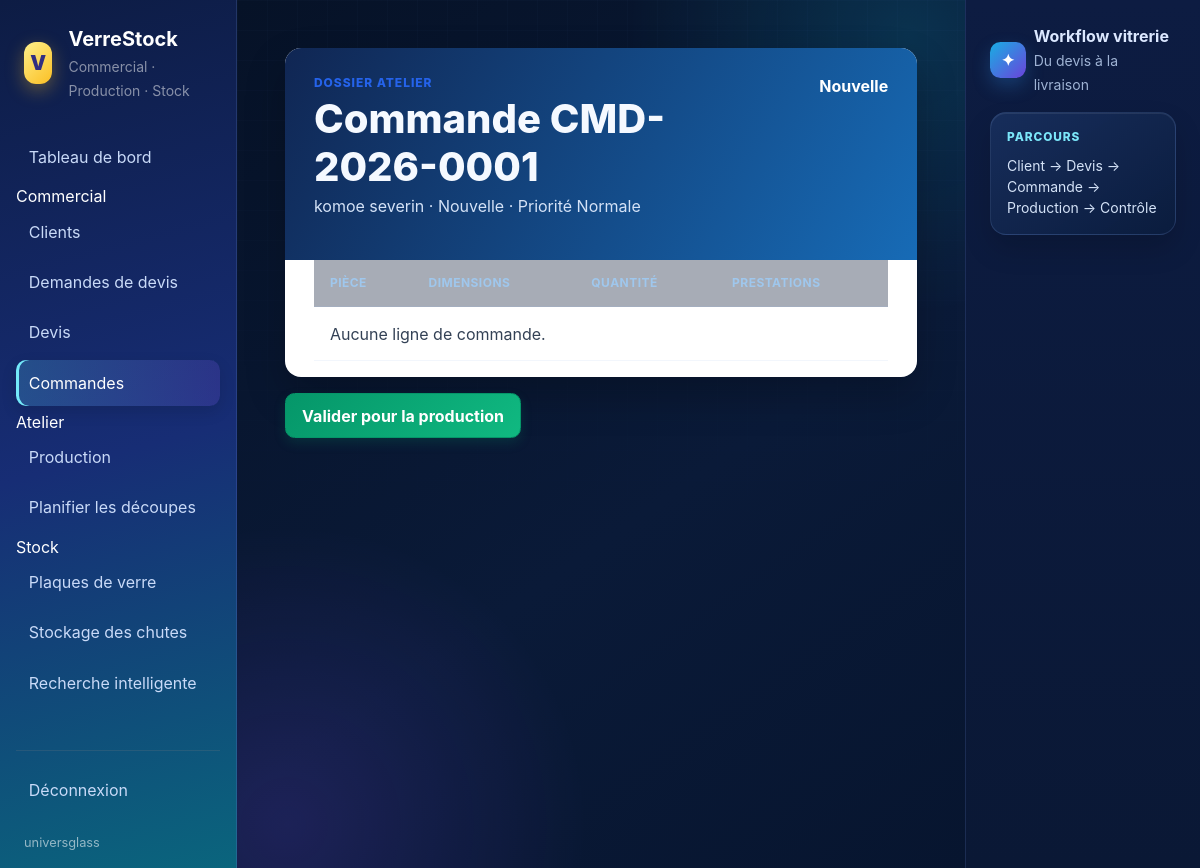
The page /commandes/2/ (signed in) on the database its author committed.
### commandes/models.py (models this page shows, shortened)
class Commande(models.Model):
    class Statut(models.TextChoices):
        NOUVELLE="NOUVELLE", "Nouvelle"; VALIDEE="VALIDEE", "Validée"; EN_PREPARATION="EN_PREPARATION", "En préparation"; EN_PRODUCTION="EN_PRODUCTION", "En production"; TERMINEE="TERMINEE", "Terminée"; PRETE="PRETE", "Prête"; LIVREE="LIVREE", "Livrée"; ANNULEE="ANNULEE", "Annulée"
    class Priorite(models.TextChoices): NORMALE="NORMALE", "Normale"; HAUTE="HAUTE", "Haute"; URGENTE="URGENTE", "Urgente"
    reference=models.CharField(max_length=24,unique=True,blank=True); client=models.ForeignKey(Client,on_delete=models.PROTECT,related_name="commandes"); devis=models.OneToOneField(Devis,null=True,blank=True,on_delete=models.PROTECT,related_name="commande")
    statut=models.CharField(max_length=20,choices=Statut.choices,default=Statut.NOUVELLE); date=models.DateField(auto_now_add=True); date_prevue=models.DateField(null=True,blank=True); priorite=models.CharField(max_length=10,choices=Priorite.choices,default=Priorite.NORMALE); commentaire=models.TextField(blank=True)
    cree_par=models.ForeignKey(settings.AUTH_USER_MODEL,null=True,blank=True,on_delete=models.SET_NULL,related_name="commandes_creees"); valide_par=models.ForeignKey(settings.AUTH_USER_MODEL,null=True,blank=True,on_delete=models.SET_NULL,related_name="commandes_validees")
    class Meta:
        ordering=["-date","-pk"]
        permissions=[("validate_commande","Peut valider une commande"), ("manage_commande","Peut gérer les commandes")]

### clients/models.py (models this page shows, shortened)
class Client(models.Model):
    reference = models.CharField(max_length=24, unique=True, blank=True)
    nom = models.CharField(max_length=160)
    contact = models.CharField(max_length=120, blank=True)
    telephone = models.CharField(max_length=40, blank=True)
    email = models.EmailField(blank=True)
    adresse = models.TextField(blank=True)
    ville = models.CharField(max_length=100, blank=True)
    notes = models.TextField(blank=True)
    cree_le = models.DateTimeField(auto_now_add=True)
    cree_par = models.ForeignKey(settings.AUTH_USER_MODEL, null=True, blank=True, on_delete=models.SET_NULL)
    class Meta:
        ordering = ["nom"]
        permissions = [("manage_client", "Peut gérer les clients")]

### commandes/views.py (the view)
# urls.py: path("<int:pk>/", views.detail, name="detail"),
@permission_required("commandes.view_commande",raise_exception=True)
def detail(request,pk): return render(request,"commandes/detail_v2.html",{"commande":get_object_or_404(Commande.objects.select_related("client","devis"),pk=pk)})

### templates/commandes/detail_v2.html (shortened to what this page needs)
{% extends 'base.html' %}
{% block content %}
<article class="business-document"><header class="business-document-header"><div><div class="page-eyebrow">Dossier atelier</div><h1>Commande {{ commande.reference }}</h1><p>{{ commande.client.nom }} · {{ commande.get_statut_display }} · Priorité {{ commande.get_priorite_display }}</p></div><div class="document-title"><strong>{{ commande.get_statut_display }}</strong>{% if commande.date_prevue %}<span>Échéance {{ commande.date_prevue|date:"d/m/Y" }}</span>{% endif %}</div></header>
<section class="document-table-wrap"><table class="table document-table"><thead><tr><th>Pièce</th><th>Dimensions</th><th>Quantité</th><th>Prestations</th></tr></thead><tbody>{% for line in commande.lignes.all %}<tr><td><strong>{{ line.description }}</strong><small>{{ line.type_verre|default:"—" }} · {{ line.epaisseur|default:"—" }}</small></td><td>{{ line.longueur|default:"—" }} × {{ line.largeur|default:"—" }} mm</td><td>{{ line.quantite }}</td><td>{% if line.decoupe %}Découpe {% endif %}{% if line.rabotage %}· Rabotage {% endif %}{% if line.percage %}· Perçage {% endif %}{% if line.trempe %}· Trempe{% endif %}</td></tr>{% empty %}<tr><td colspan="4">Aucune ligne de commande.</td></tr>{% endfor %}</tbody></table></section></article>
<div class="screen-only mt-3 d-flex flex-wrap gap-2">
{% if commande.statut == 'NOUVELLE' and perms.commandes.validate_commande %}<form method="post" action="{% url 'commandes:valider' commande.pk %}">{% csrf_token %}<button class="btn btn-success">Valider pour la production</button></form>{% endif %}
</div>
{% endblock %}

### templates/base.html (shortened to what this page needs)
<!doctype html>
<html lang="fr"><head><link href="https://cdn.jsdelivr.net/npm/bootstrap@5.3.3/dist/css/bootstrap.min.css" rel="stylesheet"><link href="/static/css/app.css?v=20260819-workflow" rel="stylesheet"></head>
<body class="premium-app"><div class="d-flex app-shell"><aside class="sidebar p-3 text-white min-vh-100 d-flex flex-column"><div class="d-flex align-items-center gap-3 px-2 py-2 mb-4"><div class="brand-mark">V</div><div><div class="fw-bold fs-5">VerreStock</div><small class="text-white-50">Commercial · Production · Stock</small></div></div><nav class="nav flex-column"><a href="/" class="nav-link {% if request.path == '/' %}active{% endif %}">Tableau de bord</a>{% if perms.clients.view_client %}<div class="sidebar-section">Commercial</div><a href="{% url 'clients:liste' %}" class="nav-link {% if '/clients/' in request.path %}active{% endif %}">Clients</a><a href="{% url 'commercial:demandes' %}" class="nav-link {% if '/commercial/demandes/' in request.path %}active{% endif %}">Demandes de devis</a><a href="{% url 'commercial:liste' %}" class="nav-link {% if '/commercial/devis/' in request.path %}active{% endif %}">Devis</a><a href="{% url 'commandes:liste' %}" class="nav-link {% if '/commandes/' in request.path %}active{% endif %}">Commandes</a>{% endif %}{% if perms.production.view_ficheproduction %}<div class="sidebar-section">Atelier</div><a href="{% url 'production:liste' %}" class="nav-link {% if '/production/' in request.path %}active{% endif %}">Production</a><a href="/decoupes/" class="nav-link {% if '/decoupes/' in request.path %}active{% endif %}">Planifier les découpes</a>{% endif %}{% if perms.chutes.view_chute or perms.stock_panneaux.view_stockgrandpanneau %}<div class="sidebar-section">Stock</div><a href="/grands-panneaux/" class="nav-link {% if 'grands-panneaux' in request.path %}active{% endif %}">Plaques de verre</a><a href="/stockage/" class="nav-link {% if request.path == '/stockage/' %}active{% endif %}">Stockage des chutes</a><a href="/stockage/rechercher/" class="nav-link {% if 'rechercher' in request.path %}active{% endif %}">Recherche intelligente</a>{% endif %}</nav><div class="mt-auto pt-4"><hr class="border-secondary"><a href="/deconnexion/" class="nav-link">Déconnexion</a><div class="sidebar-footer px-2 pt-3">{{ request.user.username }}</div></div></aside><main class="main-content p-4 p-lg-5 flex-grow-1"><div class="content-wrap">{% for message in messages %}<div class="alert {% if message.tags == 'error' %}alert-danger{% else %}alert-success{% endif %} border-0 shadow-sm">{{ message }}</div>{% endfor %}{% block content %}{% endblock %}</div></main><aside class="right-sidebar p-3 p-xl-4 min-vh-100"><div class="d-flex align-items-center gap-2 mb-3"><div class="right-sidebar-icon">✦</div><div><div class="fw-bold">Workflow vitrerie</div><small class="text-muted">Du devis à la livraison</small></div></div><div class="card right-sidebar-card mb-3"><div class="card-body"><div class="section-label mb-2">Parcours</div><div class="small">Client → Devis → Commande → Production → Contrôle</div></div></div></aside></div></body></html>

### rows shown on the page
Commande: reference "CMD-2026-0001", client.nom "komoe severin", statut "Nouvelle", priorite "Normale"

### other values the page prints
{{ request.user.username }} "universglass"
